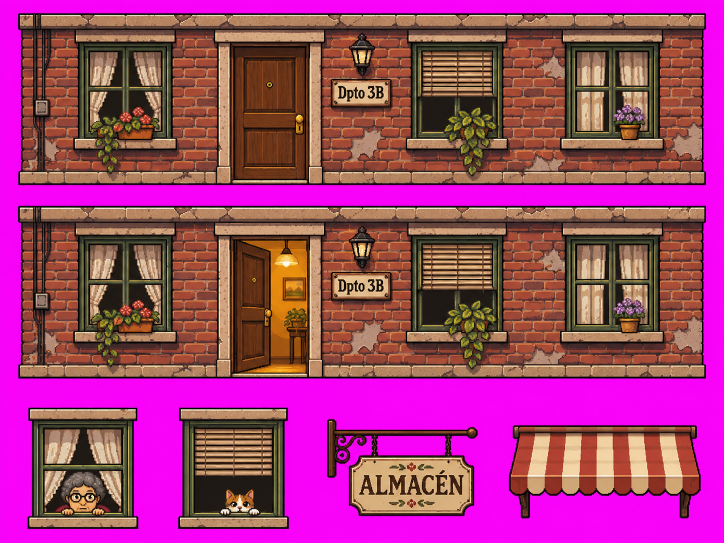
#> input picture arte/fuentes/escalada_fachada.png, 1448 x 1086 px (shown at 1/2 size)
$ python escalada_fachada.py
#> lines starting #> are read from the running program, lines starting #| are printed output that depends on the picture; after the words box and inside, x2 and y2 are one past the last pixel; in counts of white or black regions, pixels touching at a corner belong together
"""Fachada de la escalada (R039), a partir de arte/fuentes/escalada_fachada.png (fondo magenta).
Genera, a tamaño de pantalla (mundo x2):
 - escalada_fachada.png: tira de 6 pisos (480x840) con ladrillos, ventanas variadas, cornisas y los 3 caños,
 - dpto.png / dpto_abierto.png: el piso del dpto 3B (puerta cerrada / abierta),
 - almacen_cartel.png / toldo.png: decorado de la planta baja.
Además imprime la posición de la puerta, para que Rupert camine hasta ella."""
import os
import random
import numpy as np
from PIL import Image, ImageDraw
from scipy import ndimage as ndi

RAIZ = os.path.join(os.path.dirname(__file__), '..', '..')
SAL = os.path.join(RAIZ, 'public', 'assets', 'minijuegos')
src = Image.open(os.path.join(RAIZ, 'arte', 'fuentes', 'escalada_fachada.png')).convert('RGB')
#> src is the input picture: PIL image 1448x1086 RGB; mean R, G, B 162.2, 63, 115.1
a = np.asarray(src).astype(float)
magenta = np.abs(a - np.array([251, 4, 251])).sum(-1) < 170
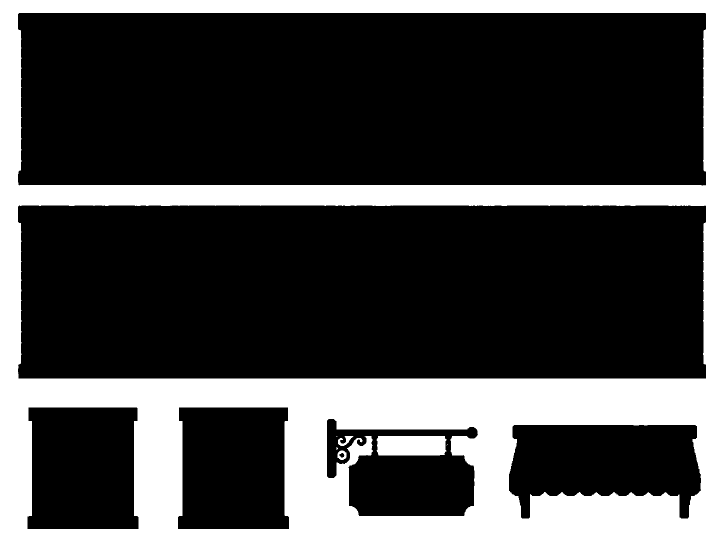
#> magenta: shape (1086, 1448) bool (shown at 1/2 size); 27.9% white; 7 white regions (3 under 20 px), largest, box (x1, y1, x2, y2) and area: (0, 0, 1448, 1086) 432152, (753, 872, 893, 911) 5295, (676, 872, 707, 892) 275, (675, 901, 693, 920) 214
S = 480 / 1376          # el piso del dpto (1376 px de ancho) ocupa los 480 px de pantalla
random.seed(11)


def rgba(caja, escala=S):
#> called with caja = (30, 22, 1418, 376), escala = 0.349
    x0, y0, x1, y1 = caja
    rgb = a[y0:y1, x0:x1]
    f = ~magenta[y0:y1, x0:x1]
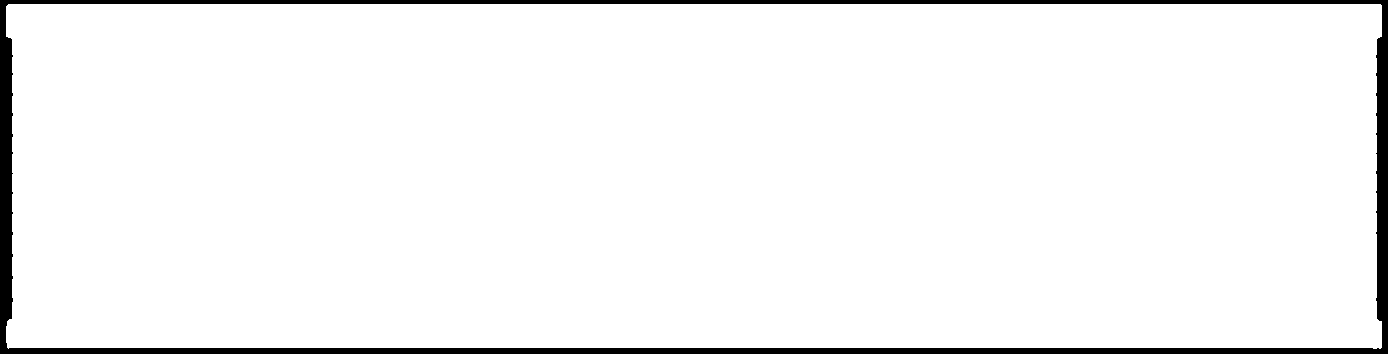
#> f: shape (354, 1388) bool; 95.7% white; 1 black region, box (x1, y1, x2, y2) and area: (0, 0, 1388, 354) 21180
    lab, n = ndi.label(f)
#> n = 1
    if n > 1:
        f &= lab == (np.argmax(ndi.sum(f, lab, range(1, n + 1))) + 1)
    h, w = f.shape
#> h = 354; w = 1388
    nw, nh = max(1, round(w * escala)), max(1, round(h * escala))
#> nw = 484; nh = 123
    al = np.asarray(Image.fromarray((f * 255).astype(np.uint8)).resize((nw, nh), Image.BOX)).astype(float) / 255
    c = np.asarray(Image.fromarray((rgb * f[..., None]).astype(np.uint8)).resize((nw, nh), Image.BOX)).astype(float)
    c = np.where(al[..., None] > 0, c / np.maximum(al[..., None], 1e-3), 0).clip(0, 255)
    return Image.fromarray(np.dstack([c, (al > 0.5) * 255]).astype(np.uint8), 'RGBA')


def guardar(im, nombre):
    im.save(os.path.join(SAL, nombre))
    print(nombre, im.size)


# --- dpto: el piso entero (X 36..1410, Y 28..368 la fila de arriba; 413..755 la de abajo)
cerrado = rgba((30, 22, 1418, 376))
abierto = rgba((30, 407, 1418, 762))
#> in rgba (call 2), `f = ~magenta[y0:y1, x0:x1]`: f: shape (355, 1388) bool; 95.9% white; 1 black region, box (x1, y1, x2, y2) and area: (0, 0, 1388, 355) 20112
alto = max(cerrado.height, abierto.height)
#> alto = 124
for nom, im in (('dpto.png', cerrado), ('dpto_abierto.png', abierto)):
    lienzo = Image.new('RGBA', (cerrado.width, alto))
    lienzo.paste(im, (0, alto - im.height))
    lienzo = lienzo.crop((2, 0, 482, alto))   # 480 px justos
    guardar(lienzo, nom)
#> this loop made 2 passes
#> nom on passes 1 to 2: 'dpto.png', 'dpto_abierto.png'
#| dpto.png (480, 124)
#| dpto_abierto.png (480, 124)
#> pass 1, `lienzo = lienzo.crop((2, 0, 482, alto))`:
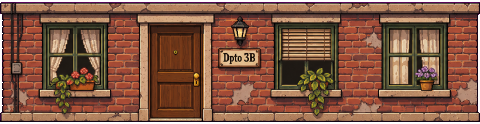
#> lienzo: PIL image 480x124 RGBA; mean R, G, B, A 121.2, 79.4, 59.4, 245; transparent parts drawn white
# puerta: ancho del marco ~ x 430..645 de la fila de arriba; el centro de la puerta (hoja) ~ 540
puerta_x = round((540 - 30) * S) - 2
print('puerta_x (pantalla)', puerta_x, 'de', cerrado.width)
#| puerta_x (pantalla) 176 de 484

# --- ventanas
vent = {
    'flores': rgba((150, 55, 360, 350)),
    'persianas': rgba((812, 440, 1020, 745)),   # tapa la planta colgante del alféizar
    'cortinas': rgba((1120, 55, 1335, 300)),
    'abuela': rgba((55, 810, 280, 1060)),
    'gato': rgba((355, 810, 580, 1060)),
}
#> in rgba (call 3), `f = ~magenta[y0:y1, x0:x1]`: f: shape (295, 210) bool; every value is 1
#> in rgba (call 3), `lab, n = ndi.label(f)`: lab: shape (295, 210) int32; every value is 1
#> in rgba (call 3), `al = np.asarray(Image.fromarray((f * 255).astype(np.uint8)).resize((nw..`: al: shape (103, 73) float64; every value is 1
#> call 4 of rgba, with caja = (812, 440, 1020, 745), escala = 0.349
#> in rgba (call 4), `x0, y0, x1, y1 = caja`: x0 = 812; y0 = 440; x1 = 1020; y1 = 745
#> in rgba (call 4), `f = ~magenta[y0:y1, x0:x1]`: f: shape (305, 208) bool; every value is 1
#> in rgba (call 4), `lab, n = ndi.label(f)`: lab: shape (305, 208) int32; every value is 1
#> in rgba (call 4), `al = np.asarray(Image.fromarray((f * 255).astype(np.uint8)).resize((nw..`: al: shape (106, 73) float64; every value is 1
#> in rgba (call 4), `c = np.asarray(Image.fromarray((rgb * f[..., None]).astype(np.uint8))...`:
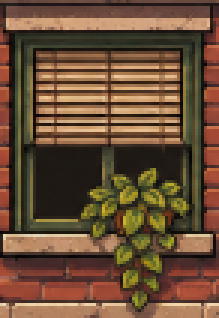
#> c: shape (106, 73, 3) float64 (shown 3 times larger); mean R, G, B 106.1, 78, 54.5
#> in rgba (call 5), `x0, y0, x1, y1 = caja`: x0 = 1120; y0 = 55; x1 = 1335; y1 = 300
#> in rgba (call 5), `f = ~magenta[y0:y1, x0:x1]`: f: shape (245, 215) bool; every value is 1
#> in rgba (call 5), `lab, n = ndi.label(f)`: lab: shape (245, 215) int32; every value is 1
#> in rgba (call 5), `al = np.asarray(Image.fromarray((f * 255).astype(np.uint8)).resize((nw..`: al: shape (85, 75) float64; every value is 1
#> in rgba (call 5), `c = np.asarray(Image.fromarray((rgb * f[..., None]).astype(np.uint8))...`:
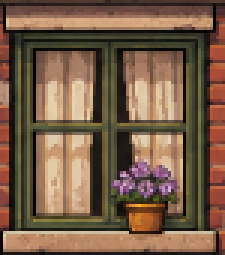
#> c: shape (85, 75, 3) float64 (shown 3 times larger); mean R, G, B 119.2, 93.1, 70.9
#> in rgba (call 6), `x0, y0, x1, y1 = caja`: x0 = 55; y0 = 810; x1 = 280; y1 = 1060
#> in rgba (call 6), `f = ~magenta[y0:y1, x0:x1]`: f: shape (250, 225) bool; 89.6% white; 1 black region, box (x1, y1, x2, y2) and area: (0, 0, 225, 250) 5839
#> in rgba (call 6), `return Image.fromarray(np.dstack([c, (al > 0.5) * 255]).astype(np.uint..`:
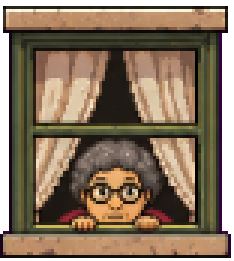
#> returned value: PIL image 78x87 RGBA (shown 3 times larger); mean R, G, B, A 109.7, 88.8, 69.9, 227.4; transparent parts drawn white
#> in rgba (call 7), `x0, y0, x1, y1 = caja`: x0 = 355; x1 = 580
#> in rgba (call 7), `f = ~magenta[y0:y1, x0:x1]`:
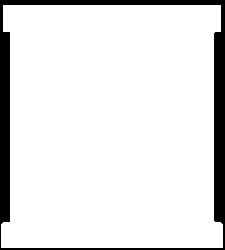
#> f: shape (250, 225) bool; 89.6% white; 1 black region, box (x1, y1, x2, y2) and area: (0, 0, 225, 250) 5836
# ajuste: las 3 de la fila de arriba incluyen el lintel; la 2ª se toma de la fila de abajo (misma ventana, sin puerta)
guardar(rgba((640, 828, 965, 1040)), 'almacen_cartel.png')
#| almacen_cartel.png (113, 74)
guardar(rgba((1015, 840, 1412, 1045)), 'toldo.png')
#| toldo.png (138, 72)
for k, v in vent.items():
    print(k, v.size)
#> this loop made 5 passes
#| flores (73, 103)
#| persianas (73, 106)
#| cortinas (75, 85)
#| abuela (78, 87)
#| gato (78, 87)

# --- ladrillos: procedurales, con la paleta del arte
W, H = 480, 140
PISOS = 6
paleta = [(168, 74, 52), (150, 62, 44), (182, 88, 62), (138, 56, 42), (160, 70, 50)]
mortero = (92, 48, 40)
tira = Image.new('RGBA', (W, H * PISOS), mortero + (255,))
d = ImageDraw.Draw(tira)
LB, AB = 22, 10
for fila in range(H * PISOS // AB + 1):
    off = (LB // 2) if fila % 2 else 0
    for k in range(-1, W // LB + 2):
        x = k * LB + off
        c = random.choice(paleta)
        y = fila * AB
        d.rectangle([x + 1, y + 1, x + LB - 2, y + AB - 2], fill=c)
        d.rectangle([x + 1, y + 1, x + LB - 2, y + 1], fill=tuple(min(255, v + 18) for v in c))
# manchas de revoque que se cayó
for _ in range(10):
    x, y = random.randrange(10, W - 30), random.randrange(0, H * PISOS - 20)
    for _ in range(7):
        dx, dy = random.randint(-8, 8), random.randint(-4, 4)
        d.rectangle([x + dx, y + dy, x + dx + random.randint(3, 8), y + dy + random.randint(2, 5)], fill=(176, 140, 110))
# cornisa de piedra al pie de cada piso
for p in range(PISOS):
    y0 = p * H + H - 12
    d.rectangle([0, y0, W, y0 + 11], fill=(30, 18, 14))
    d.rectangle([0, y0 + 1, W, y0 + 9], fill=(196, 160, 124))
    d.rectangle([0, y0 + 1, W, y0 + 2], fill=(222, 188, 150))
    d.rectangle([0, y0 + 8, W, y0 + 9], fill=(150, 116, 88))
    for x in range(0, W, 38):
        d.line([x, y0 + 1, x, y0 + 9], fill=(120, 90, 66))
# ventanas por piso y carril (centradas en cada caño)
CENT = [40, 120, 200]   # carriles 160/240/320 menos X0=120, en px de mundo; x2 abajo
plan = [
    ['flores', 'cortinas'],
    ['abuela', 'persianas'],
    ['cortinas', 'gato'],
    ['persianas', 'flores'],
    ['gato', 'abuela'],
    ['cortinas', 'persianas'],
]
for p, fila in enumerate(plan):
    for k, nom in enumerate(fila):
        v = vent[nom]
        x = (160 if k == 0 else 320) - v.width // 2
        y = p * H + (H - 12) - v.height - 8
        tira.alpha_composite(v, (x, y))
# caños: continuos, con soportes cada piso
for cx in CENT:
    x = cx * 2 - 6
    for y in range(H * PISOS):
        d.rectangle([x, y, x + 11, y], fill=(40, 44, 50))
        d.rectangle([x + 1, y, x + 10, y], fill=(122, 130, 140))
        d.rectangle([x + 2, y, x + 4, y], fill=(190, 198, 208))
        d.rectangle([x + 9, y, x + 10, y], fill=(86, 92, 100))
    for p in range(PISOS):
        for yy in (p * H + 28, p * H + 100):
            d.rectangle([x - 2, yy, x + 13, yy + 5], fill=(40, 44, 50))
            d.rectangle([x - 1, yy + 1, x + 12, yy + 4], fill=(96, 104, 114))
guardar(tira, 'escalada_fachada.png')
#| escalada_fachada.png (480, 840)

$ run again, with arte/fuentes/arreglos.png copied over arte/fuentes/escalada_fachada.png
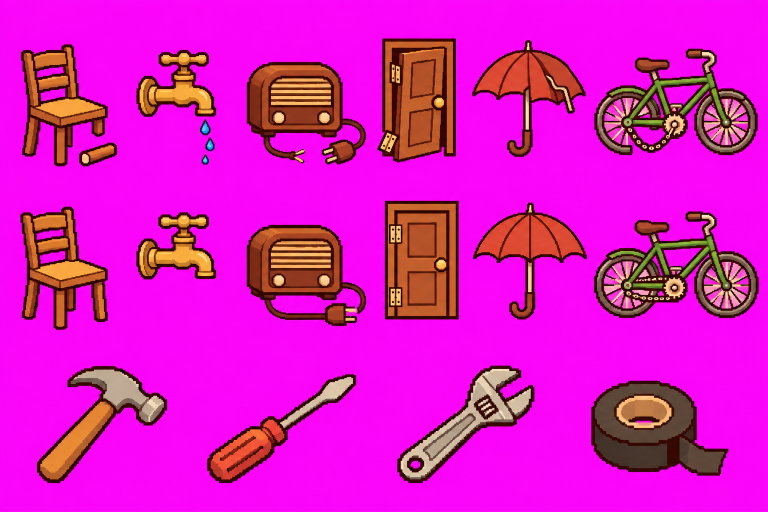
#> input picture arte/fuentes/arreglos.png, 1536 x 1024 px (shown at 1/2 size)
#> src is the input picture: PIL image 1536x1024 RGB; mean R, G, B 220, 23.6, 194.7
#> magenta: shape (1024, 1536) bool; 73.3% white; 21 black regions (1 under 20 px), largest, box (x1, y1, x2, y2) and area: (1188, 423, 1518, 636) 37717, (1182, 761, 1457, 952) 36892, (1189, 97, 1516, 310) 35621
#> lab: shape (354, 1388) int32; 12 distinct labels, from 0 to 11
#> n = 11
#> rgb: shape (355, 1388, 3) float64
#> lab: shape (355, 1388) int32; 13 distinct labels, from 0 to 12
#> al: shape (124, 484) float64
#> the loop `for nom, im in (('dpto.png', cerrado), ('dpto_abierto.png', abierto)):` made 2 passes
#> nom on passes 1 to 2: 'dpto.png', 'dpto_abierto.png'
#> (printed output is left out)
#| puerta_x (pantalla) 176 de 484
#> rgb: shape (295, 210, 3) float64
#> lab: shape (295, 210) int32; 4 distinct labels, from 0 to 3
#> al: shape (103, 73) float64
#> rgb: shape (305, 208, 3) float64
#> lab: shape (305, 208) int32; 5 distinct labels, from 0 to 4
#> al: shape (106, 73) float64; values 0 (black) and 1 (white), 33% white; 1 white region, box (x1, y1, x2, y2) and area: (0, 0, 37, 69) 2553
#> x0 = 1120; y0 = 55; x1 = 1335; y1 = 300
#> rgb: shape (245, 215, 3) float64
#> in rgba (call 5), `lab, n = ndi.label(f)`:
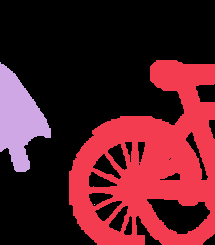
#> lab: shape (245, 215) int32; 4 distinct labels, from 0 to 3; one colour per label, 0 black
#> n = 3
#> al: shape (85, 75) float64
#> x0 = 55; y0 = 810; x1 = 280; y1 = 1060
#> rgb: shape (214, 225, 3) float64
#> in rgba (call 6), `f = ~magenta[y0:y1, x0:x1]`:
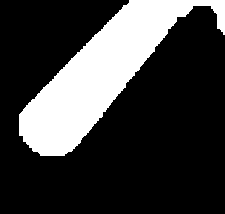
#> f: shape (214, 225) bool; 24.1% white; 1 white region, box (x1, y1, x2, y2) and area: (19, 0, 225, 156) 11585
#> n = 1
#| almacen_cartel.png (113, 68)
#| toldo.png (138, 64)
#> the loop `for k, v in vent.items():` made 5 passes
#> (printed output is left out)
#| escalada_fachada.png (480, 840)

$ run again, with arte/fuentes/caja_donaciones.png copied over arte/fuentes/escalada_fachada.png
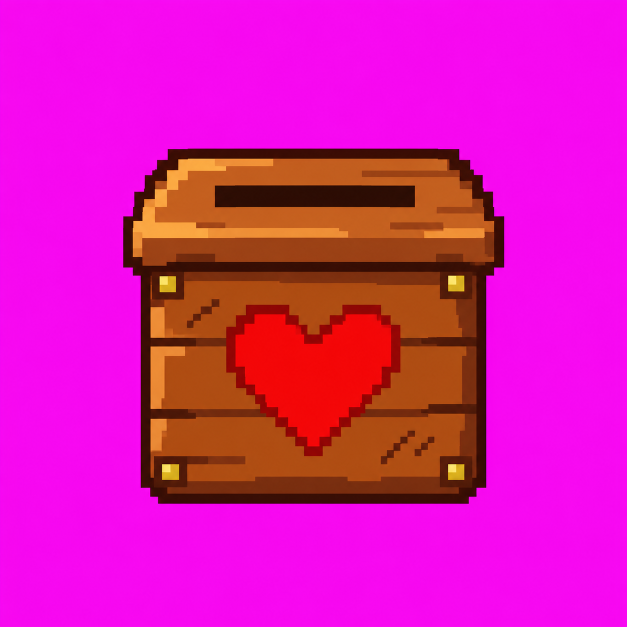
#> input picture arte/fuentes/caja_donaciones.png, 1254 x 1254 px (shown at 1/2 size)
#> src is the input picture: PIL image 1254x1254 RGB; mean R, G, B 218.3, 23.4, 170.5
#> magenta: shape (1254, 1254) bool; 68.5% white; 1 black region, box (x1, y1, x2, y2) and area: (246, 297, 1009, 1008) 494578
#> f: shape (354, 1224) bool; 11.5% white; 1 white region, box (x1, y1, x2, y2) and area: (259, 275, 936, 354) 49936
#> n = 1
#> rgb: shape (355, 1224, 3) float64
#> f: shape (355, 1224) bool; 58.5% white; 2 black regions, box (x1, y1, x2, y2) and area: (943, 0, 1224, 355) 95487, (0, 0, 251, 355) 84912
#> al: shape (124, 427) float64
#> the loop `for nom, im in (('dpto.png', cerrado), ('dpto_abierto.png', abierto)):` made 2 passes
#> nom on passes 1 to 2: 'dpto.png', 'dpto_abierto.png'
#> (printed output is left out)
#| puerta_x (pantalla) 176 de 427
#> rgb: shape (295, 210, 3) float64
#> f: shape (295, 210) bool; 3.3% white; 1 white region, box (x1, y1, x2, y2) and area: (154, 243, 210, 295) 2032
#> al: shape (103, 73) float64
#> rgb: shape (305, 208, 3) float64
#> f: shape (305, 208) bool; 83.1% white; 1 black region, box (x1, y1, x2, y2) and area: (161, 0, 208, 305) 10704
#> al: shape (106, 73) float64
#> rgb: shape (245, 134, 3) float64
#> f: shape (245, 134) bool; every value is 0
#> lab: shape (245, 134) int32; every value is 0
#> al: shape (85, 47) float64; every value is 0
#> rgb: shape (250, 225, 3) float64
#> f: shape (250, 225) bool; every value is 0
#> lab: shape (250, 225) int32; every value is 0
#> al: shape (87, 78) float64; every value is 0
#> x0 = 355; x1 = 580
#> in rgba (call 7), `f = ~magenta[y0:y1, x0:x1]`:
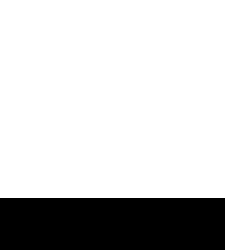
#> f: shape (250, 225) bool; 79.2% white; 1 black region, box (x1, y1, x2, y2) and area: (0, 198, 225, 250) 11700
#> n = 1
#| almacen_cartel.png (113, 74)
#| toldo.png (83, 72)
#> the loop `for k, v in vent.items():` made 5 passes
#> (printed output is left out)
#| escalada_fachada.png (480, 840)
